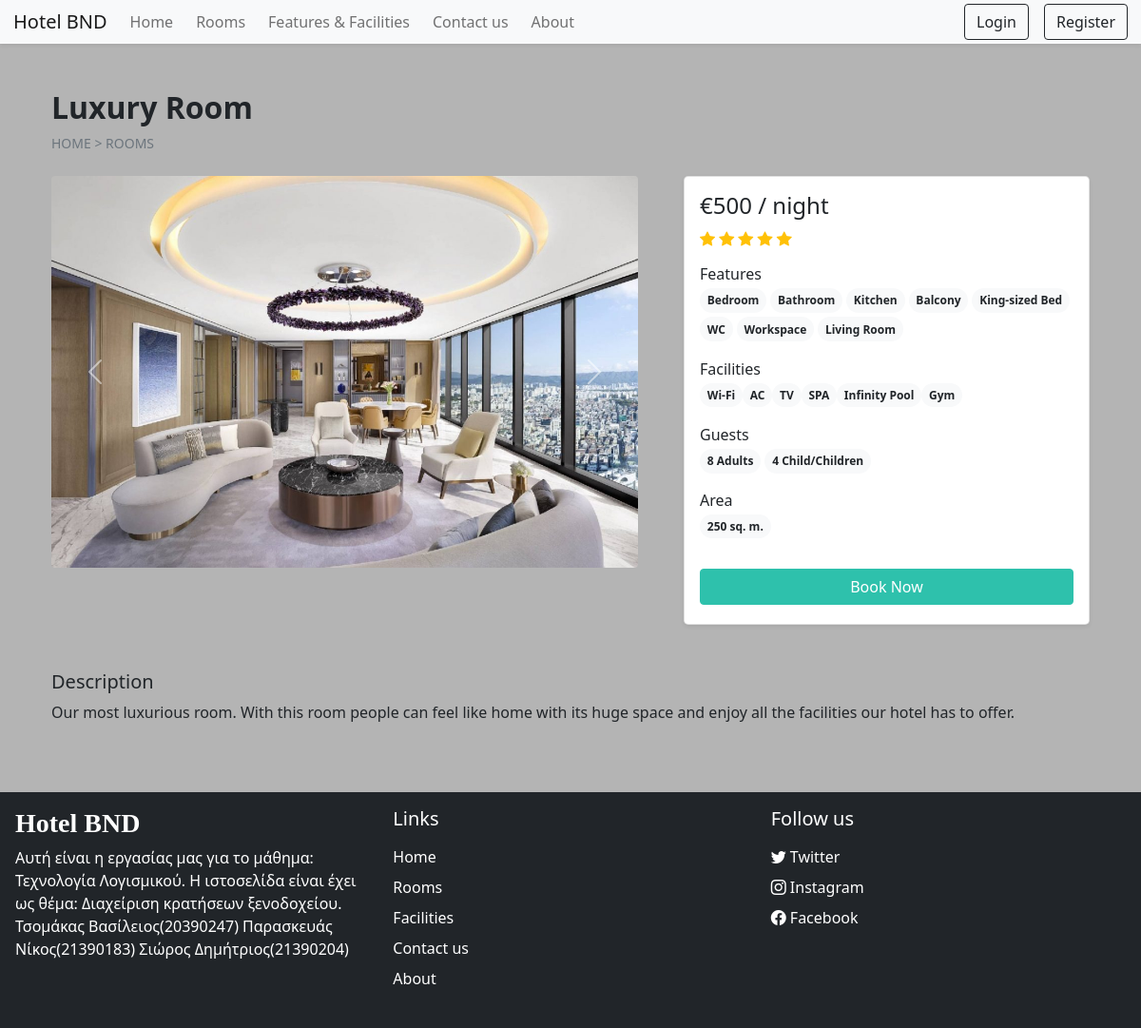
/room_details.php?id=8, run on the app's committed database.
### tables this page shows
CREATE TABLE `settings` (
  `sr_no` int(11) NOT NULL,
  `site_title` varchar(50) NOT NULL,
  `site_about` varchar(250) NOT NULL,
  `shutdown` tinyint(1) NOT NULL
);

CREATE TABLE `rooms` (
  `id` int(11) NOT NULL,
  `name` varchar(150) NOT NULL,
  `area` int(11) NOT NULL,
  `price` int(11) NOT NULL,
  `quantity` int(11) NOT NULL,
  `adult` int(11) NOT NULL,
  `children` int(11) NOT NULL,
  `descr` varchar(350) NOT NULL,
  `status` tinyint(4) NOT NULL DEFAULT 1,
  `removed` int(11) NOT NULL DEFAULT 0
);

CREATE TABLE `room_images` (
  `sr_no` int(11) NOT NULL,
  `room_id` int(11) NOT NULL,
  `image` varchar(150) NOT NULL,
  `thumb` tinyint(4) NOT NULL DEFAULT 0
);

CREATE TABLE `features` (
  `id` int(11) NOT NULL,
  `name` varchar(50) NOT NULL
);

CREATE TABLE `facilities` (
  `id` int(11) NOT NULL,
  `icon` varchar(100) NOT NULL,
  `name` varchar(50) NOT NULL,
  `descr` varchar(250) NOT NULL
);

### admin/inc/db_config.php (called while the page is built, shortened)
<?php
    function select($sql,$values,$datatypes)
    {
        $con = $GLOBALS['con'];
        if($stmt = mysqli_prepare($con,$sql)){
            mysqli_stmt_bind_param($stmt,$datatypes,...$values);
            if(mysqli_stmt_execute($stmt)){
                $res = mysqli_stmt_get_result($stmt);
                return $res;
            }
            else{
                mysqli_stmt_close($stmt);
                die("Query cannot be executed - Select");
            }
        }
        else{
            die("Query cannot be prepared - Select");
        }
    }
?>

### room_details.php (the view, shortened to what this page needs)
<!DOCTYPE html>
<html lang="en">
<head>
  <?php require('inc/links.php') ?>
  <link rel="stylesheet" href="https://cdn.jsdelivr.net/npm/swiper@11/swiper-bundle.min.css">
</head>
<body class="color-bg">
  <?php require('inc/header.php'); ?>
  <?php
    $data = filteration($_GET);
    $room_res = select("SELECT * FROM `rooms` WHERE `id`=? AND `status`=? AND `removed`=?",[$data['id'],1,0],'iii');
    $room_data = mysqli_fetch_assoc($room_res);
  ?>
  <div class="container">
    <div class="row">
      <div class="col-12 my-5 mb-4 px-4">
        <h2 class="fw-bold"><?php echo $room_data['name'] ?></h2>
        <div style="font-size: 14px;">
          <a href="index.php" class="text-secondary text-decoration-none">HOME</a>
          <span class="text-secondary"> > </span>
          <a href="rooms.php" class="text-secondary text-decoration-none">ROOMS</a>
        </div>
      </div>
      <div class="col-lg-7 col-md-12 px-4 mb-4">
        <div id="roomCarousel" class="carousel slide">
          <div class="carousel-inner">
            <?php
                $room_img = ROOMS_IMG_PATH."thumbnail.jpg";
                $img_q = mysqli_query($con,"SELECT * FROM `room_images`
                  WHERE `room_id`='$room_data[id]'");
                if(mysqli_num_rows($img_q)>0){
                  $active_class = 'active';
                  while($img_res = mysqli_fetch_assoc($img_q)){
                    echo"<div class='carousel-item $active_class'>
                      <img src='".ROOMS_IMG_PATH.$img_res['image']."' class='d-block w-100 rounded'>
                    </div>";
                    $active_class = '';
                  }
                }
                else{
                  echo"<div class='carousel-item active'>
                    <img src='$room_img' class='d-block w-100'>
                  </div>";
                }
            ?>
          </div>
          <button class="carousel-control-prev" type="button" data-bs-target="#roomCarousel" data-bs-slide="prev">
            <span class="carousel-control-prev-icon" aria-hidden="true"></span>
          </button>
          <button class="carousel-control-next" type="button" data-bs-target="#roomCarousel" data-bs-slide="next">
            <span class="carousel-control-next-icon" aria-hidden="true"></span>
          </button>
        </div>
      </div>
      <div class="col-lg-5 col-md-12 px-4">
        <div class="card mb-4 order-0 shadow-sm rounded-3">
          <div class="card-body">
              <?php
                echo<<<price
                  <h4>€$room_data[price] / night</h4>
                price;
                $rating_q = "SELECT AVG(rating) AS `avg_rating` FROM `rating_review`
                  WHERE `room_id`='$room_data[id]' ORDER BY `sr_no` DESC LIMIT 20";
                $rating_res = mysqli_query($con,$rating_q);
                $rating_fetch = mysqli_fetch_assoc($rating_res);
                $rating_data = "";
                if($rating_fetch['avg_rating']!=NULL){
                  for($i=0 ; $i < $rating_fetch['avg_rating'] ; $i++){
                    $rating_data .=" <i class='bi bi-star-fill text-warning'></i> ";
                  }
                }
                echo<<<rating
                  $rating_data
                rating;
                $fea_q = mysqli_query($con,"SELECT f.name FROM `features` f
                INNER JOIN `room_features` rfea ON f.id = rfea.features_id
                WHERE rfea.room_id = '$room_data[id]'");
                $features_data = "";
                while($fea_row = mysqli_fetch_assoc($fea_q)){
                  $features_data .="<span class='badge rounded-pill bg-light text-dark text-wrap me-1 mb-1'>
                    $fea_row[name]
                  </span>";
                }
                echo<<<features
                  <div class="mt-3 mb-3">
                    <h6 class="mb-1">Features</h6>
                    $features_data
                  </div>
                features;
                $fac_q = mysqli_query($con,"SELECT f.name FROM `facilities` f
                INNER JOIN `room_facilities` rfac ON f.id = rfac.facilities_id
                WHERE rfac.room_id = '$room_data[id]'");
                $facilities_data = "";
                while($fac_row = mysqli_fetch_assoc($fac_q)){
                  $facilities_data .="<span class='badge rounded-pill bg-light text-dark mb-3 text-wrap'>
                    $fac_row[name]
                  </span>";
                }
                echo<<<facilities
                  <div class="mb-1">
                    <h6 class="mb-1">Facilities</h6>
                    $facilities_data
                  </div>
                facilities;
                echo<<<guests
                  <div class="mb-3">
                    <h6 class="mb-1">Guests</h6>
                    <span class="badge rounded-pill bg-light text-dark text-wrap">
                      $room_data[adult] Adults
                    </span>
                    <span class="badge rounded-pill bg-light text-dark text-wrap">
                      $room_data[children] Child/Children
                    </span>
                  </div>
                guests;
                echo<<<area
                  <div class="mb-3">
                    <h6 class="mb-1">Area</h6>
                    <span class='badge rounded-pill bg-light text-dark mb-3 text-wrap'>
                      $room_data[area] sq. m.
                    </span>
                  </div>
                area;
                if(!$settings_r['shutdown']){
                  $login = 0;
                  echo<<<book
                    <button onclick='checkLoginToBook($login,$room_data[id])' class="btn w-100 text-white custom-bg shadow-none mb-1">Book Now</button>
                  book;
                }
              ?>
          </div>
        </div>
      </div>
      <div class="col-12 mt-4 px-4">
        <div class="mb-4">
          <h5>Description</h5>
          <p>
            <?php echo $room_data['descr'] ?>
          </p>
        </div>
      </div>
    </div>
  </div>
  <?php require('inc/footer.php'); ?>
</body>
</html>

### inc/links.php (shortened to what this page needs)
<link href="https://cdn.jsdelivr.net/npm/bootstrap@5.0.2/dist/css/bootstrap.min.css" rel="stylesheet">
<link rel="stylesheet" href="https://cdn.jsdelivr.net/npm/bootstrap-icons@1.11.3/font/bootstrap-icons.min.css">
<link rel="stylesheet" href="css/common.css">
<?php
  require('admin/inc/db_config.php');
  $contact_q = "SELECT * FROM `contact_details` WHERE `sr_no`=?";
  $settings_q = "SELECT * FROM `settings` WHERE `sr_no`=?";
  $values = [1];
  $contact_r = mysqli_fetch_assoc(select($contact_q,$values,'i'));
  $settings_r = mysqli_fetch_assoc(select($settings_q,$values,'i'));
?>

### inc/header.php (shortened to what this page needs)
<nav id="nav-bar" class="navbar bg-light navbar-expand-lg navbar-light shadow-sm sticky-top">
  <div class="container-fluid">
    <a class="navbar-brand" href="index.php"><?php echo $settings_r['site_title'] ?></a>
    <div class="collapse navbar-collapse" id="navbarSupportedContent">
      <ul class="navbar-nav me-auto mb-2 mb-lg-0">
        <li class="nav-item">
          <a class="nav-link me-2" href="index.php">Home</a>
        </li>
        <li class="nav-item">
          <a class="nav-link me-2" href="rooms.php">Rooms</a>
        </li>
        <li class="nav-item">
          <a class="nav-link me-2" href="facilities.php">Features & Facilities</a>
        </li>
        <li class="nav-item">
          <a class="nav-link me-2" href="contact.php">Contact us</a>
        </li>
        <li class="nav-item">
          <a class="nav-link me-2" href="about.php">About</a>
        </li>
      </ul>
      <div class="d-flex">
        <?php
          if(isset($_SESSION['login']) && $_SESSION['login']==true)
          {
            $path = USERS_IMG_PATH;
            echo<<<data
              <div class="btn-group">
                <button type="button" class="btn btn-outline-dark shadow-none dropdown-toggle" data-bs-toggle="dropdown" data-bs-display="static" aria-expanded="false">
                  <img src="$path$_SESSION[uPic]" style="width: 25px; height: 25px;" class="rounded-circle me-1">
                  $_SESSION[uName]
                </button>
                <ul class="dropdown-menu dropdown-menu-lg-end">
                  <li><a class="dropdown-item" href="profile.php">Profile</a></li>
                  <li><a class="dropdown-item" href="bookings.php">Bookings</a></li>
                  <li><a class="dropdown-item" href="logout.php">Logout</a></li>
                </ul>
              </div>
            data;
          }
          else{
            echo<<<data
              <button type="button" class="btn btn-outline-dark shadow-none me-lg-3 me-2" data-bs-toggle="modal" data-bs-target="#loginmodal">
                Login
              </button>
              <button type="button" class="btn btn-outline-dark shadow-none" data-bs-toggle="modal" data-bs-target="#registermodal">
                Register
              </button>
            data;
          }
        ?>
      </div>
    </div>
  </div>
</nav>

### inc/footer.php (shortened to what this page needs)
<div class="container-fluid bg-dark text-white mt-5 p-3 mb-0">
  <div class="row">
    <div class="col-lg-4 p4 mb-3">
      <h3 class="h-font fw-bold fs-3 mb-2"><?php echo $settings_r['site_title'] ?></h3>
      <p>
        <?php echo $settings_r['site_about'] ?>
      </p>
    </div>
    <div class="col-lg-4 p4 mb-3">
      <h5 class="mb-3">Links</h5>
      <a href="index.php" class="d-inline-block mb-2 text-white text-decoration-none">Home</a> <br>
      <a href="rooms.php" class="d-inline-block mb-2 text-white text-decoration-none">Rooms</a> <br>
      <a href="facilities.php" class="d-inline-block mb-2 text-white text-decoration-none">Facilities</a> <br>
      <a href="contact.php" class="d-inline-block mb-2 text-white text-decoration-none">Contact us</a> <br>
      <a href="about.php" class="d-inline-block mb-2 text-white text-decoration-none">About</a>
    </div>
    <div class="col-lg-4 p4">
      <h5 class="mb-3">Follow us</h5>
      <?php
            if($contact_r['tw']!=''){
              echo<<<data
                <a href="$contact_r[tw]" class="d-inline-block text-white text-decoration-none mb-2" target="_blank">
                  <i class="bi bi-twitter"></i> Twitter
                </a>
                <br>
              data;
            }
        ?>
        <a href="<?php echo $contact_r['insta'] ?>" class="d-inline-block text-white text-decoration-none mb-2" target="_blank">
            <i class="bi bi-instagram"></i> Instagram
        </a>
        <br>
        <a href="<?php echo $contact_r['fb'] ?>" class="d-inline-block text-white text-decoration-none" target="_blank">
            <i class="bi bi-facebook"></i> Facebook
        </a>
    </div>
  </div>
</div>

### css/common.css (style rules this page uses)
body { font-family: 'Segoe UI', sans-serif; background-color: grey; }
.h-font { font-family: 'Gill Sans', cursive; }
.navbar { padding: 3px 2px; position: sticky; top: 0; }
.badge { margin-bottom: 3px; text-wrap: wrap; line-height: normal; }
:root { --teal: #2ec1ac; --teal_hover: #279e8c; }
.color-bg { background-color: rgb(180, 180, 180); }
.custom-bg { background-color: var(--teal); border: 1px solid var(--teal); }

### data on the page
settings: site_title "Hotel BND", site_about "Αυτή είναι η εργασίας μας για το μάθημα: Τεχνολογία Λογισμικού. Η ιστοσελίδα είναι έχει ως θέμα: Διαχείριση κρατήσεων ξενοδοχείου. Τσομάκας Βασίλειος(20390247) Παρασκευάς Νίκος(21390183) Σιώρος Δημήτριος(21390204)"
rooms: name "Luxury Room", price "500", adult "8", children "4", area "250", descr "Our most luxurious room. With this room people can feel like home with its huge space and enjoy all the facilities our hotel has to offer."
room_images: image (picture)
features: name "Bedroom"
features: name "Bathroom"
features: name "Kitchen"
features: name "Balcony"
features: name "King-sized Bed"
features: name "WC"
features: name "Workspace"
features: name "Living Room"
facilities: name "Wi-Fi"
facilities: name "AC"
facilities: name "TV"
facilities: name "SPA"
facilities: name "Infinity Pool"
facilities: name "Gym"
